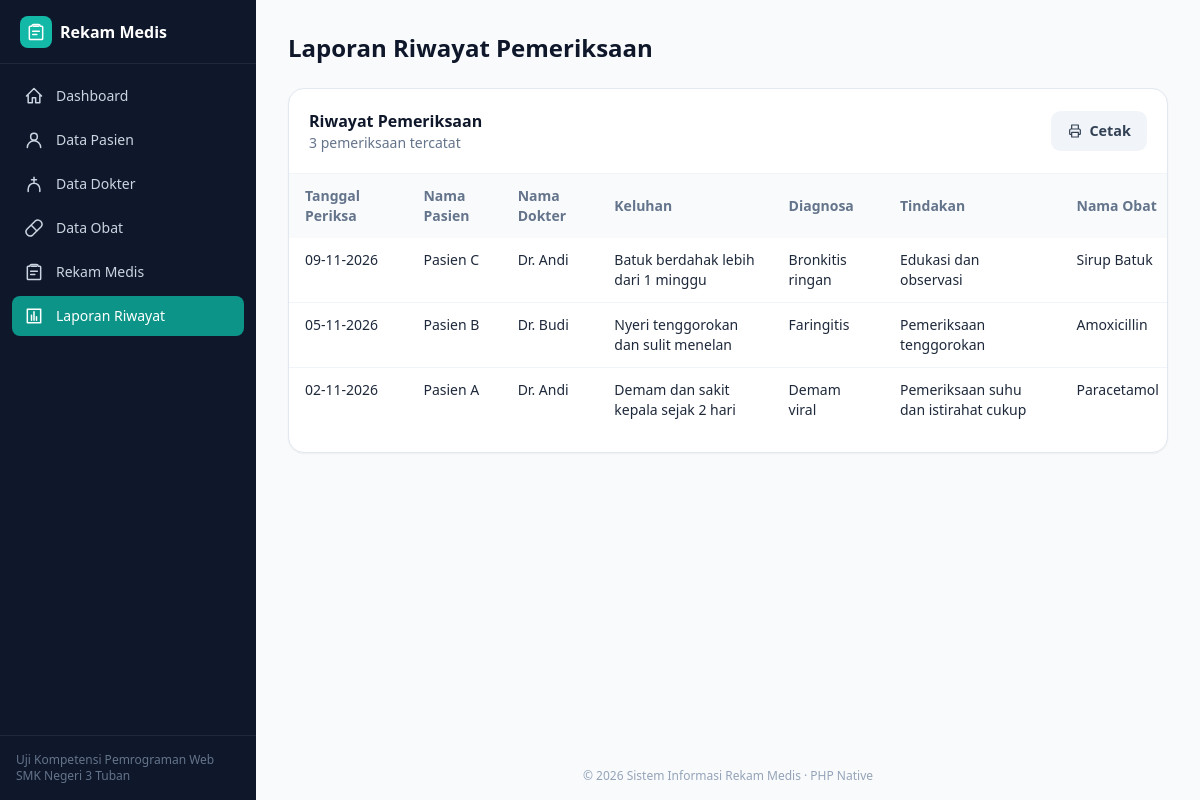
The app's page /laporan.php with its own data.
### tables this page shows
CREATE TABLE `rekam_medis` (
  `id_rekam`        INT(11)      NOT NULL AUTO_INCREMENT,
  `id_pasien`       INT(11)      NOT NULL,
  `id_dokter`       INT(11)      NOT NULL,
  `id_obat`         INT(11)      NOT NULL,
  `tanggal_periksa` DATE         NOT NULL,
  `keluhan`         TEXT         NOT NULL,
  `diagnosa`        TEXT         NOT NULL,
  `tindakan`        TEXT         NOT NULL,
  `resep`           VARCHAR(100) NOT NULL,
  PRIMARY KEY (`id_rekam`),
  KEY `idx_rm_pasien` (`id_pasien`),
  KEY `idx_rm_dokter` (`id_dokter`),
  KEY `idx_rm_obat`   (`id_obat`),
  CONSTRAINT `fk_rm_pasien` FOREIGN KEY (`id_pasien`) REFERENCES `pasien` (`id_pasien`)
    ON DELETE RESTRICT ON UPDATE CASCADE,
  CONSTRAINT `fk_rm_dokter` FOREIGN KEY (`id_dokter`) REFERENCES `dokter` (`id_dokter`)
    ON DELETE RESTRICT ON UPDATE CASCADE,
  CONSTRAINT `fk_rm_obat`   FOREIGN KEY (`id_obat`)   REFERENCES `obat` (`id_obat`)
    ON DELETE RESTRICT ON UPDATE CASCADE
);

CREATE TABLE `pasien` (
  `id_pasien`     INT(11)      NOT NULL AUTO_INCREMENT,
  `no_rm`         VARCHAR(20)  NOT NULL,
  `nama_pasien`   VARCHAR(100) NOT NULL,
  `jenis_kelamin` ENUM('L','P') NOT NULL,
  `tanggal_lahir` DATE         NOT NULL,
  `alamat`        TEXT         NOT NULL,
  PRIMARY KEY (`id_pasien`),
  UNIQUE KEY `uk_no_rm` (`no_rm`)
);

CREATE TABLE `dokter` (
  `id_dokter`    INT(11)      NOT NULL AUTO_INCREMENT,
  `nama_dokter`  VARCHAR(100) NOT NULL,
  `spesialisasi` VARCHAR(50)  NOT NULL,
  PRIMARY KEY (`id_dokter`)
);

CREATE TABLE `obat` (
  `id_obat`    INT(11)      NOT NULL AUTO_INCREMENT,
  `nama_obat`  VARCHAR(100) NOT NULL,
  `satuan`     VARCHAR(30)  NOT NULL,
  `stok`       INT(11)      NOT NULL DEFAULT 0,
  PRIMARY KEY (`id_obat`)
);

### laporan.php (the view, shortened to what this page needs)
<?php
require __DIR__ . '/includes/functions.php';
$db = db();
$rows = fetch_all($db,
    "SELECT rm.tanggal_periksa, p.nama_pasien, d.nama_dokter, rm.keluhan, rm.diagnosa,
            rm.tindakan, o.nama_obat, rm.resep
       FROM rekam_medis rm
       INNER JOIN pasien p ON rm.id_pasien = p.id_pasien
       INNER JOIN dokter d ON rm.id_dokter = d.id_dokter
       INNER JOIN obat   o ON rm.id_obat   = o.id_obat
      ORDER BY rm.tanggal_periksa DESC, rm.id_rekam DESC");
require __DIR__ . '/includes/header.php';
?>
<section class="bg-white rounded-2xl border border-slate-200 shadow-sm">
    <div class="p-5 border-b border-slate-100 flex flex-wrap items-center justify-between gap-3">
        <div>
            <h2 class="font-semibold text-slate-900">Riwayat Pemeriksaan</h2>
            <p class="text-sm text-slate-500"><?= count($rows) ?> pemeriksaan tercatat</p>
        </div>
        <button type="button" onclick="window.print()" class="btn btn-ghost no-print"><?= icon('print', 'w-4 h-4') ?> Cetak</button>
    </div>
    <div class="hidden md:block overflow-x-auto">
        <table class="w-full text-sm min-w-[1000px]">
            <thead class="bg-slate-50 text-left text-slate-500">
                <tr>
                    <th class="px-4 py-3">Tanggal Periksa</th>
                    <th class="px-4 py-3">Nama Pasien</th>
                    <th class="px-4 py-3">Nama Dokter</th>
                    <th class="px-4 py-3">Keluhan</th>
                    <th class="px-4 py-3">Diagnosa</th>
                    <th class="px-4 py-3">Tindakan</th>
                    <th class="px-4 py-3">Nama Obat</th>
                </tr>
            </thead>
            <tbody class="divide-y divide-slate-100 align-top">
            <?php foreach ($rows as $r): ?>
                <tr class="hover:bg-slate-50">
                    <td class="px-4 py-3 whitespace-nowrap"><?= e(tgl($r['tanggal_periksa'])) ?></td>
                    <td class="px-4 py-3 font-medium"><?= e($r['nama_pasien']) ?></td>
                    <td class="px-4 py-3"><?= e($r['nama_dokter']) ?></td>
                    <td class="px-4 py-3"><?= e($r['keluhan']) ?></td>
                    <td class="px-4 py-3"><?= e($r['diagnosa']) ?></td>
                    <td class="px-4 py-3"><?= e($r['tindakan']) ?></td>
                    <td class="px-4 py-3"><?= e($r['nama_obat']) ?></td>
                </tr>
            <?php endforeach; ?>
            </tbody>
        </table>
    </div>
</section>
<?php require __DIR__ . '/includes/footer.php'; ?>

### includes/header.php (style rules this page uses)
.btn { display:inline-flex;align-items:center;gap:.4rem;border-radius:.6rem;padding:.55rem 1rem;font-weight:600;font-size:.9rem;transition:background .15s }
.btn-ghost { background:#f1f5f9;color:#334155 }

### records on screen
rekam_medis: tanggal_periksa "09-11-2026", id_pasien.nama_pasien "Pasien C", id_dokter.nama_dokter "Dr. Andi", keluhan "Batuk berdahak lebih dari 1 minggu", diagnosa "Bronkitis ringan", tindakan "Edukasi dan observasi", id_obat.nama_obat "Sirup Batuk"
rekam_medis: tanggal_periksa "05-11-2026", id_pasien.nama_pasien "Pasien B", id_dokter.nama_dokter "Dr. Budi", keluhan "Nyeri tenggorokan dan sulit menelan", diagnosa "Faringitis", tindakan "Pemeriksaan tenggorokan", id_obat.nama_obat "Amoxicillin"
rekam_medis: tanggal_periksa "02-11-2026", id_pasien.nama_pasien "Pasien A", id_dokter.nama_dokter "Dr. Andi", keluhan "Demam dan sakit kepala sejak 2 hari", diagnosa "Demam viral", tindakan "Pemeriksaan suhu dan istirahat cukup", id_obat.nama_obat "Paracetamol"

### other values on screen
$label "Dashboard"
$label "Data Pasien"
$label "Data Dokter"
$label "Data Obat"
$label "Rekam Medis"
$label "Laporan Riwayat"
$pageTitle "Laporan Riwayat Pemeriksaan"
count($rows) "3"
